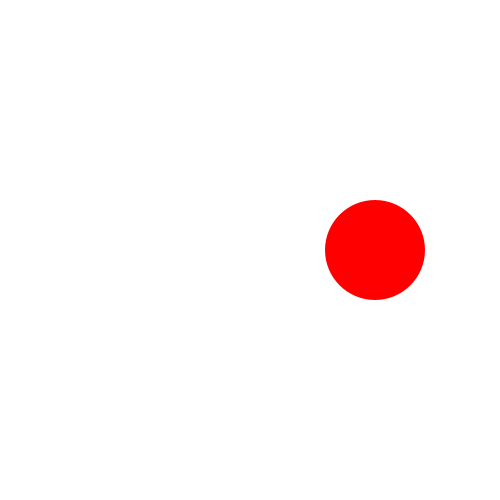
Frame 1 (no input)
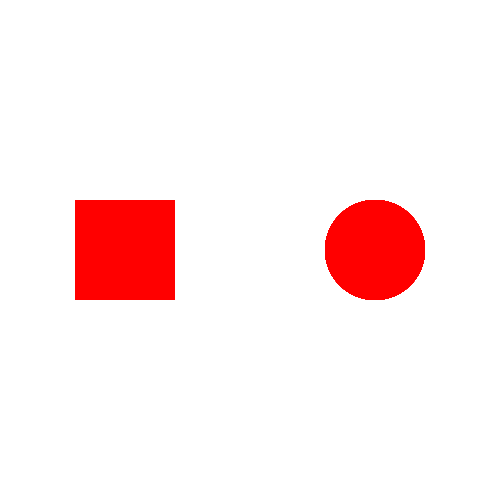
Frame 60 (the mouse pressed at the canvas centre just before this capture)
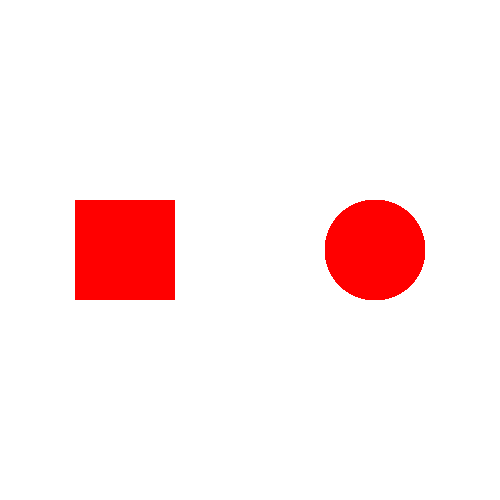
Frame 120 (the mouse held since frame 60 and released just before this capture)

The Processing sketch that drew these frames (run headless with seeded random() and noise(); from frame 60 on, the mouse is pressed at the canvas centre):

// Processing sketch: processing_52111
// ── processing_52111.pde



void setup(){

size(500, 500);
smooth();
background(255);
noStroke();

}

void draw(){
  
  float x = width*.25;
int y = height/2;
int w = 100;
int h = 100;
int radius = 50;

rectMode(CENTER);  
      rect(x,y,w,h);
  
  if ((mouseX > x) && (mouseX < x+w) &&
    (mouseY > y) && (mouseY < y+h)) {
    fill(0, 0, 255);
    }
    else {
      fill(255, 0, 0);
    }


  
    

 
//fill(255, 0, 0);
//rectMode(CENTER);
//rect(width*.25, height/2, 100, 100);


ellipseMode(RADIUS);
ellipse(width*.75, height/2, 50, 50);

float d = dist(mouseX, mouseY, width*.75, height/2);
if (d < radius) {

  if (mousePressed == true){
    fill(0, 255, 0);
  }
    else{
      fill(255, 0, 0);
    }
    
    
    
  
}
  
  


}
